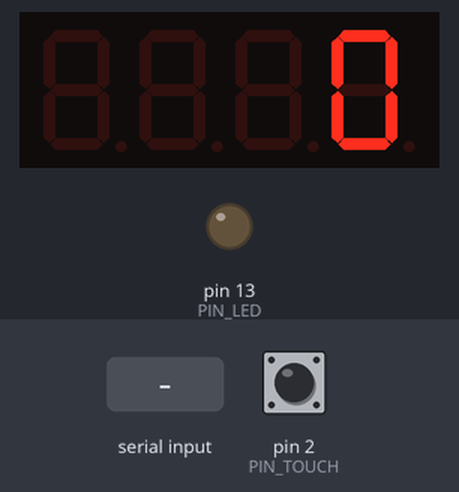
This sketch was run on a simulated Arduino Uno, built with avr-gcc and run on an emulated ATmega328P. On the bench: 4-digit seven-segment display, output pins drawn as LEDs (lit = HIGH). The test bench sets the inputs (shaded band); at power-on: pin 2 (PIN_TOUCH) LOW.

Above: at 1.2 s.
1.3 s: "LED,1\n" received over Serial
At 2.3 s:
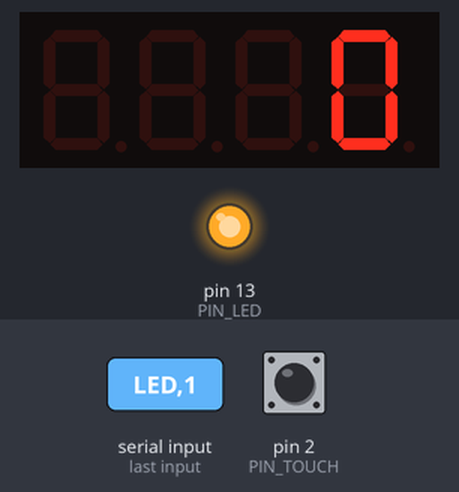
2.8 s: "CNT,90\n" received over Serial
At 4.2 s:
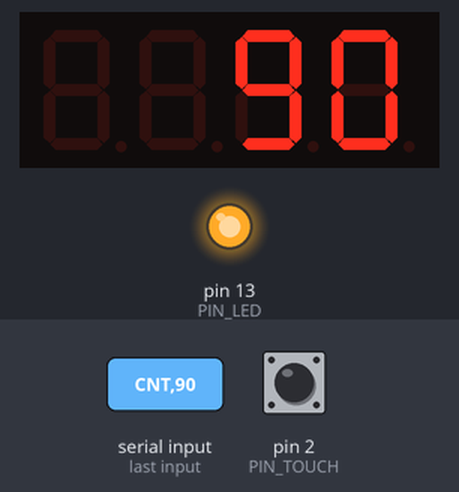
5.9 s: "STOP\n" received over Serial
At 6.5 s:
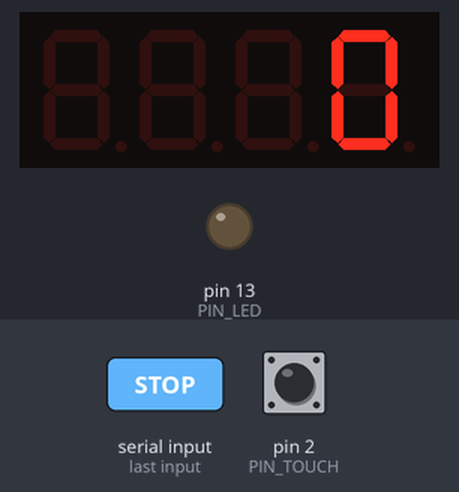
Timing chart, 0 to 8.4 s (numbered marks = the images above; inputs shaded):
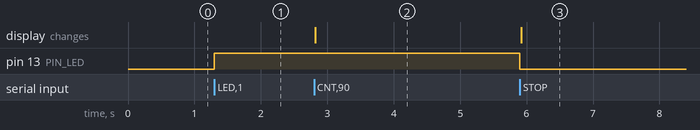

The sketch:

DZ2_posture_monitor.ino
```cpp
/*
 * DZ2 - Pametni monitor za drzanje kicme (Arduino deo)
 * Praktikum iz merno-akvizicionih sistema (PMS)
 *
 * Uloga Arduino ploce je ogranicena na komunikaciju sa senzorima i
 * indikatorima: akvizicija akcelerometra na svakih 100 ms (TimerOne
 * biblioteka), detekcija dodira kapacitivnog senzora (spoljni prekid
 * na D2), prikaz broja prekrsaja na TM1637 sedmosegmentnom displeju i
 * upravljanje ugradjenom LED diodom upozorenja. Sva obrada signala
 * (kalibracija, racunanje ugla, brojanje prekrsaja, tajmovanje) vrsi
 * se na Python strani - arduino samo prosledjuje sirove podatke i
 * izvrsava primljene komande.
 */

#include <TimerOne.h>
#include <TM1637Display.h>

// Raspored pinova prati tabelu iz teksta zadatka (TM1637, kapacitivni
// dodirni senzor, akcelerometar na analognim ulazima)
const uint8_t PIN_CLK = 9;
const uint8_t PIN_DIO = 8;
const uint8_t PIN_TOUCH = 2;
const uint8_t PIN_LED = LED_BUILTIN;  // ugradjena LED na pin 13
const uint8_t PIN_AX = A0;
const uint8_t PIN_AY = A1;
const uint8_t PIN_AZ = A2;

const unsigned long SAMPLE_PERIOD_US = 100000UL;  // 100 ms, zahtev iz zadatka
const unsigned long TOUCH_DEBOUNCE_MS = 300UL;

TM1637Display display(PIN_CLK, PIN_DIO);

// Ove tri promenljive se menjaju iz prekidnih rutina, pa moraju
// biti volatile - inace kompajler moze da zapamti staru vrednost i
// ne primeti izmenu koja se desila van normalnog toka programa.
volatile bool sampleReady = false;
volatile bool touchDetected = false;
volatile unsigned long lastTouchMillis = 0;

bool acquisitionActive = false;  // da li Arduino trenutno treba da salje odbirke
String rxLine;                  // bafer za sastavljanje komande karakter po karakter

void onTimerTick() {
  sampleReady = true;
}

// ISR za dodirni senzor (spoljni prekid na D2). Debounce od 300ms
// sprecava da jedan fizicki dodir (koji elektricno "odskace") bude
// registrovan kao vise uzastopnih dodira.
void onTouchInterrupt() {
  unsigned long now = millis();
  if (now - lastTouchMillis > TOUCH_DEBOUNCE_MS) {
    touchDetected = true;
    lastTouchMillis = now;
  }
}

void setup() {
  Serial.begin(115200);
  rxLine.reserve(16);

  pinMode(PIN_TOUCH, INPUT);
  pinMode(PIN_LED, OUTPUT);
  digitalWrite(PIN_LED, LOW);

  display.setBrightness(0x0f);
  display.showNumberDec(0);

  // Detekcija dodira preko prekida, kako trazi tekst zadatka
  attachInterrupt(digitalPinToInterrupt(PIN_TOUCH), onTouchInterrupt, RISING);

  // TimerOne konfigurisan na tacno 100ms period akvizicije, ali se ne
  // pokrece odmah - ceka se komanda START sa PC-ja
  Timer1.initialize(SAMPLE_PERIOD_US);
  Timer1.attachInterrupt(onTimerTick);
  Timer1.stop();
}

void loop() {
  handleIncomingCommands();

  // Prijavi svaki detektovani dodir Python strani, koja odlucuje sta
  // znaci u datom trenutku (pocetak kalibracije, pocetak testa, ...)
  if (touchDetected) {
    touchDetected = false;
    Serial.println("T");
  }

  // Salji odbirak akcelerometra samo kad je akvizicija ukljucena I kad
  // je tajmer upravo otkucao (sprecava slanje brze/sporije od 100ms)
  if (acquisitionActive && sampleReady) {
    sampleReady = false;
    int ax = analogRead(PIN_AX);
    int ay = analogRead(PIN_AY);
    int az = analogRead(PIN_AZ);
    Serial.print("A,");
    Serial.print(ax);
    Serial.print(",");
    Serial.print(ay);
    Serial.print(",");
    Serial.println(az);
  }
}

void handleIncomingCommands() {
  const uint8_t MAX_LINE_LEN = 32;  // zastita RAM-a od neogranicenog rasta (npr. sum na liniji bez '\n')
  while (Serial.available() > 0) {
    char c = Serial.read();
    if (c == '\n') {
      processCommand(rxLine);
      rxLine = "";
    } else if (c != '\r') {
      if (rxLine.length() >= MAX_LINE_LEN) {
        rxLine = "";  // neispravna/predugacka linija, odbaci i pocni ispocetka
      }
      rxLine += c;
    }
  }
}

// Prepoznaje i izvrsava komande koje salje Python strana (protokol
// opisan na vrhu fajla). Nepoznata komanda se tiho ignorise.
void processCommand(const String &cmd) {
  if (cmd == "START") {
    acquisitionActive = true;
    Timer1.restart();
  } else if (cmd == "STOP") {
    acquisitionActive = false;
    Timer1.stop();
    digitalWrite(PIN_LED, LOW);
    display.showNumberDec(0);
  } else if (cmd.startsWith("CNT,")) {
    int count = cmd.substring(4).toInt();
    display.showNumberDec(count);
  } else if (cmd == "LED,1") {
    digitalWrite(PIN_LED, HIGH);
  } else if (cmd == "LED,0") {
    digitalWrite(PIN_LED, LOW);
  }
}
```

Measured:
- after the input at 1.3 s, pin 13 (PIN_LED): LOW → HIGH at once
- after the input at 2.8 s, the display: changes at once (image 2)
- after the input at 5.9 s, pin 13 (PIN_LED): HIGH → LOW at once; the display: changes at once (image 3)
